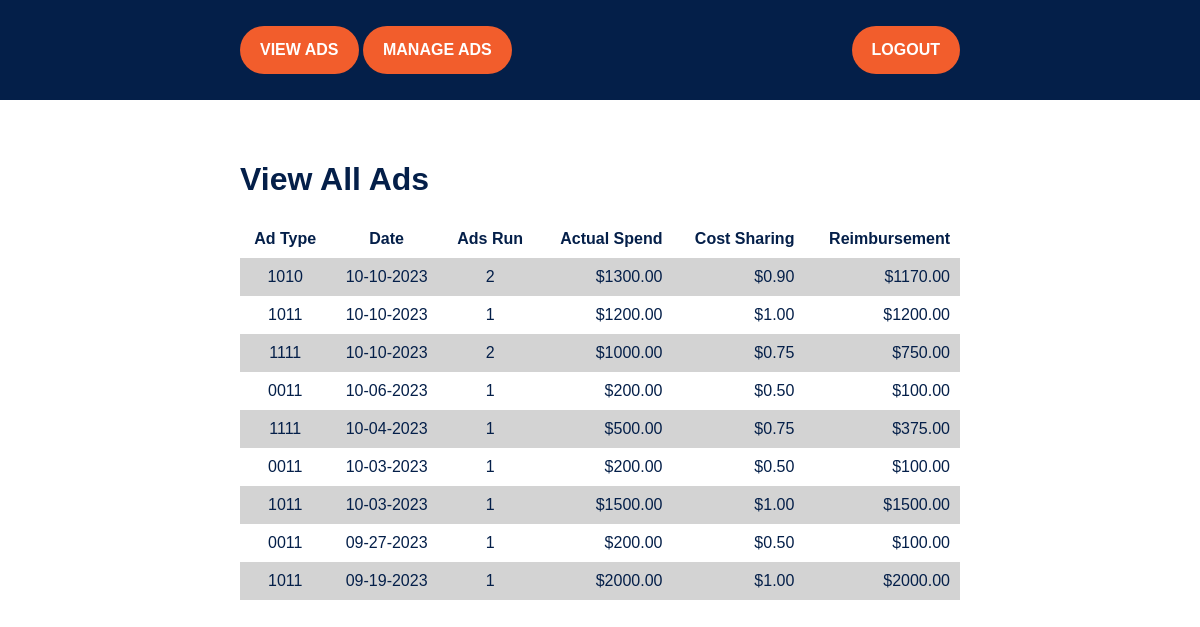
Screenshot of /ads/ (signed in) with the database file from the repository.
### ads/models.py (models this page shows, shortened)
class AdType(models.Model):
  name = models.CharField(max_length=200)
  cost_share = models.DecimalField(decimal_places=2, max_digits=14)
  limit_min = models.DecimalField(decimal_places=2, max_digits=14, default=0)
  limit_max = models.DecimalField(decimal_places=2, max_digits=14, default=0)

### ads/views.py (the view)
# urls.py: path("", user_views.login, name="index"),
@login_required(login_url="/")
def index(request):
  df = combine_ads()
  data = []
  for row in df.iterrows():
    data.append({
      "date": row[1].name[1].strftime("%m-%d-%Y"),
      "count": row[1]["id"]["count"],
      "actual_spend": "${0:.2f}".format(row[1]["actual_spend"]["sum"]),
      "cost_share": "${0:.2f}".format(row[1]["cost_share"]["<lambda>"]),
      "ad_type": row[1].name[0],
      "reimbursement": "${0:.2f}".format(row[1]["reimbursement"]["sum"])
    })
  return render(request, "ads/index.html", { "ads": sorted(data, key=itemgetter("date"), reverse=True) })

### ads/models.py (called while the page is built)
  def to_dict(self):
    opts = self._meta
    data = {}
    for f in chain(opts.concrete_fields, opts.private_fields):
      if f.name != "ad_type":
        data[f.name] = f.value_from_object(self)
    data["ad_type"] = self.ad_type.name
    data["cost_share"] = self.ad_type.cost_share
    data["reimbursement"] = round(Decimal(self.ad_type.cost_share * self.actual_spend), 2)
    return data

### ads/templatetags/auth_extras.py (called while the page is built)
@register.filter(name="has_group")
def has_group(user, group_name):
    group = Group.objects.get(name=group_name)
    return True if group in user.groups.all() else False

### ads/views.py (called while the page is built)
def combine_ads() -> pandas.DataFrame:
  ads = Ad.objects.all()
  data = []
  for ad in ads:
    data.append(ad.to_dict())
  df_ads = pandas.DataFrame(data)
  return df_ads.groupby(["ad_type", "date"]).agg({"id": ["count"], "actual_spend": ["sum"], "cost_share": [lambda cs: cs.tolist()[0]], "reimbursement": ["sum"]})

### ads/templates/ads/index.html
{% extends "ads/base.html" %}
{% block ads_content %}
<div>
  <h1>View All Ads</h1>
  <table id="ads_table">
    <thead>
      <tr>
        <th class="align-center">Ad Type</th>
        <th class="align-center">Date</th>
        <th class="align-center">Ads Run</th>
        <th class="align-right">Actual Spend</th>
        <th class="align-right">Cost Sharing</th>
        <th class="align-right">Reimbursement</th>
      </tr>
    </thead>
    <tbody>
    {% for ad in ads %}
      <tr>
        <td class="align-center">{{ ad.ad_type }}</td>
        <td class="align-center">{{ ad.date }}</td>
        <td class="align-center">{{ ad.count }}</td>
        <td class="align-right">{{ ad.actual_spend }}</td>
        <td class="align-right">{{ ad.cost_share }}</td>
        <td class="align-right">{{ ad.reimbursement }}</td>
      </tr>
    {% endfor %}
    </tbody>
</div>
{% endblock %}

### ads/templates/ads/base.html
{% extends "base.html" %}
{% load auth_extras %}
{% block top_bar_class %}flex-between{% endblock %}
{% block top_bar %}
<ul>
  <li><a class="button" href="/ads/">View Ads</a></li>
{% if request.user|has_group:"ads-manager" %}
  <li><a class="button" href="/ads/manage">Manage Ads</a></li>
{% endif %}
</ul>
{% endblock %}
{% block content %}
  {% block ads_content %}{% endblock %}
{% endblock %}

### templates/base.html (shortened to what this page needs)
<!DOCTYPE html>
<html lang="en">
<head>
  <link rel="stylesheet" href="/static/styles.css">
</head>
<body>
  <div id="top_bar_wrapper">
    <div id="top_bar" class="{% block top_bar_class %}{% endblock %}">
      {% block top_bar %}{% endblock %}
      <ul>
      {% if user.is_authenticated %}
        <li><a class="button" href="/logout/">Logout</a></li>
      {% else %}
        <li><a class="button" href="/login/">Login</a></li>
        <li><a class="button" href="/signup/">Sign Up</a></li>
      {% endif %}
      </ul>
    </div>
  </div>
    <div id="content_wrapper">
      <div id="content">
          {% block content %}{% endblock %}
      </div>
    </div>
</body>
</html>

### static/styles.css (style rules this page uses)
:root { --color-blue: rgb(4, 31, 73); --color-orange: rgb(242, 93, 44); }
* { box-sizing: border-box; }
body { display: block; font-family: sans-serif; color: var(--color-blue); padding: 0px; margin: 0px; }
a.button, input[type="submit"].button { display: block; padding-top: 15px; padding-bottom: 15px; padding-left: 20px; padding-right: 20px; text-decoration: none; font-weight: bold; background-color: var(--color-orange); color: white; text-transform: uppercase; border-radius: 30px; outline: none; user-select: none; border: none; font-size: 16px; text-align: center; cursor: pointer; }
#content_wrapper { display: flex; flex-direction: column; justify-content: center; align-items: center; }
#content, #top_bar { width: 100%; }
#top_bar_wrapper { width: 100%; background-color: var(--color-blue); display: flex; flex-direction: row; justify-content: center; }
#top_bar { display: flex; flex-direction: row; justify-content: end; align-items: center; height: 100px; }
#top_bar.flex-between { justify-content: space-between; }
#top_bar ul { display: block; list-style-type: none; margin: 0px; padding: 0px; }
#top_bar ul li { display: inline-block; }
#content { margin-top: 40px; }
#ads_table { width: 100%; border-collapse: collapse; }
#ads_table tbody tr:nth-child(odd) { background-color: lightgray; }
#ads_table td.align-right, #ads_table th.align-right { text-align: right; }
#ads_table td.align-center, #ads_table th.align-center { text-align: center; }
#ads_table td, #ads_table th { padding: 10px; }
@media screen and (min-width: 850px) { #content, #top_bar { width: 80%; } }
@media screen and (min-width: 1100px) { #content, #top_bar { width: 60%; } }

### rows the page displays
AdType: ad_type "1010"
AdType: ad_type "1011" "1011" "1011"
AdType: ad_type "1111" "1111"
AdType: ad_type "0011" "0011" "0011"

### other values shown
{{ ad.date }} "10-10-2023" "10-10-2023" "10-10-2023" "10-06-2023" "10-04-2023" "10-03-2023" "10-03-2023" "09-27-2023" "09-19-2023"
{{ ad.count }} "2" "1" "2" "1" "1" "1" "1" "1" "1"
{{ ad.actual_spend }} "$1300.00" "$1200.00" "$1000.00" "$200.00" "$500.00" "$200.00" "$1500.00" "$200.00" "$2000.00"
{{ ad.cost_share }} "$0.90" "$1.00" "$0.75" "$0.50" "$0.75" "$0.50" "$1.00" "$0.50" "$1.00"
{{ ad.reimbursement }} "$1170.00" "$1200.00" "$750.00" "$100.00" "$375.00" "$100.00" "$1500.00" "$100.00" "$2000.00"
